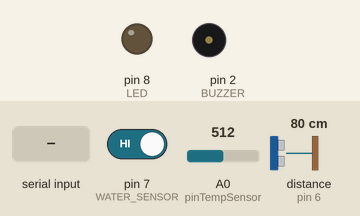
This sketch was run on a simulated Arduino Uno, built with avr-gcc and run on an emulated ATmega328P. Shown: output pins drawn as LEDs (lit = HIGH), buzzer (waves = sounding, pin HIGH). Wiring (inferred from the names in the program): ultrasonic range finder: trigger pin 5; echo pin 6. Inputs (shaded band) come from the test bench; at power-on: pin 7 (WATER_SENSOR) HIGH, A0 (pinTempSensor) = 512, distance to the obstacle (sensor on pin 6) 80 cm. The echo pulse lasts 58.3 µs per cm; pins used as bus, display or sensor lines are not drawn; what the sketch prints to the serial monitor is not drawn.

Above: at 1.2 s.
1.3 s: byte 30 received over Serial
At 2.05 s:
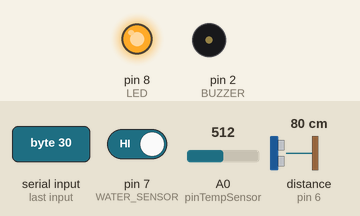
Timing chart, 0 to 4.3 s (numbered marks = the images above; inputs shaded):
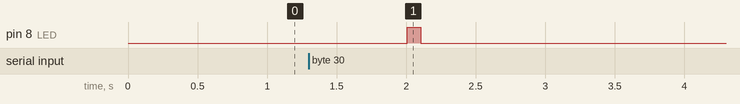

Measured:
- after the input at 1.3 s, pin 8 (LED): LOW → HIGH after 0.71 s, → LOW 0.10 s later

The sketch:

snow_sensors.ino
```cpp
#define LED 8
#define WATER_SENSOR 7
#define BUZZER 2
#define SERVO 4

#include <Servo.h>
#include <math.h>

Servo steering;

char receivedChar;
boolean newData = false;

const int ultrasonicTrigPin = 5;
const int ultrasonicEchoPin = 6;
const int B = 4275;
const int R0 = 100000;
const int pinTempSensor = A0;

int ultrasonicDistance;
int ultrasonicDuration;
int water;

float temperature;
//float dataMatrix [2];

void setup() {

  Serial.begin(9600);
  pinMode(WATER_SENSOR, INPUT);
  pinMode(BUZZER, OUTPUT);
  pinMode(ultrasonicTrigPin, OUTPUT);
  pinMode(ultrasonicEchoPin, INPUT);
  pinMode(8, OUTPUT);

}

void loop() {

  recvInfo();
  printStuff();
  readUltrasonicSensors();
  getTemp();
  if(isExposedToWater()) water = 1;
  else water = 0;
  //dataMatrix[0] = water;
  //dataMatrix[1] = ultrasonicDistance;
  //dataMatrix[2] = temperature;
  Serial.println(water);
  Serial.println(ultrasonicDistance);
  Serial.println(temperature);
  delay(1000);

}

void recvInfo() {

  if (Serial.available() > 0) {

    receivedChar = Serial.read();
    newData = true;


  }

}

void getTemp() {

  int a = analogRead(pinTempSensor);

  float R = 1023.0/a-1.0;
  R = R0*R;

  temperature = 1.0/(log(R/R0)/B+1/298.15)-273.15;

  //Serial.println(temperature);

  delay(1000);

}

void printStuff() {

  //int led = (receivedChar - '0');

  while(newData == true) {

    digitalWrite(LED, HIGH);
    delay(100);
    digitalWrite(LED, LOW);
    delay(100);

    newData = false;

  }
}

void soundAlarm()
{
    for(uint8_t i = 0;i < 10;i ++)
    {
        digitalWrite(BUZZER, HIGH);
        delay(50);
        digitalWrite(BUZZER, LOW);
        delay(50);
    }
}

void readUltrasonicSensors()
{
  digitalWrite(ultrasonicTrigPin, HIGH);
  delayMicroseconds(10);
  digitalWrite(ultrasonicTrigPin, LOW);

  ultrasonicDuration = pulseIn(ultrasonicEchoPin, HIGH);
  ultrasonicDistance = (ultrasonicDuration/2)/3;
  //Serial.println(ultrasonicDistance);
 // if(ultrasonicDistance < 400 && ultrasonicDistance > 0) soundAlarm();

}

boolean isExposedToWater()
{
    if(digitalRead(WATER_SENSOR) == LOW)
    return true;
    else return false;
}
```
